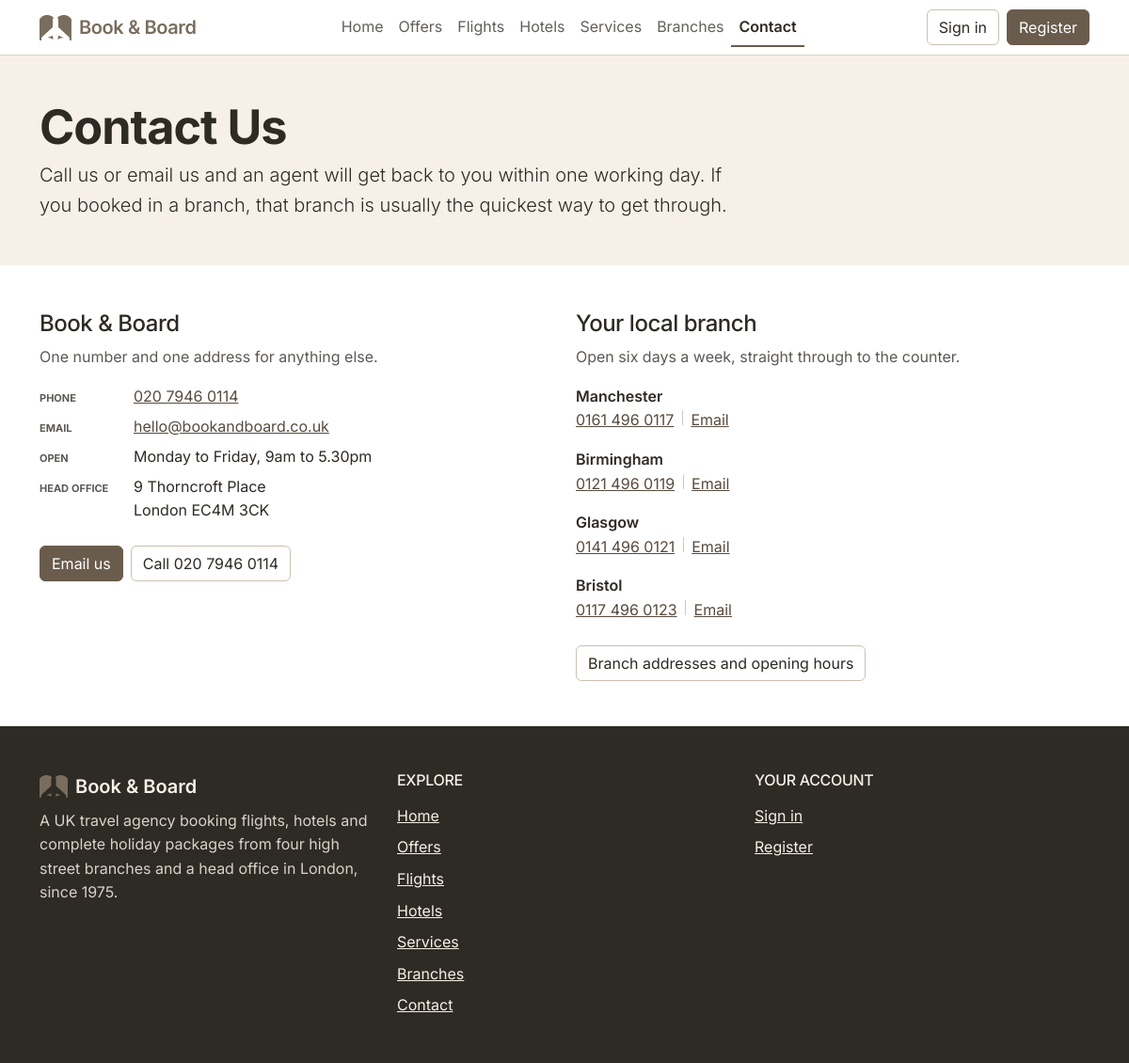
The page /contact.php on the database its author committed.
### tables this page shows
CREATE TABLE IF NOT EXISTS branches (
  id             INT UNSIGNED NOT NULL AUTO_INCREMENT,
  name           VARCHAR(100) NOT NULL,
  location       VARCHAR(150) NOT NULL DEFAULT '',
  street         VARCHAR(150) NOT NULL DEFAULT '',
  area           VARCHAR(150) NOT NULL DEFAULT '',
  phone          VARCHAR(30)  NOT NULL DEFAULT '',
  tel            VARCHAR(30)  NOT NULL DEFAULT '',
  email          VARCHAR(190) NOT NULL DEFAULT '',
  hours          VARCHAR(120) NOT NULL DEFAULT '',
  is_head_office TINYINT(1)   NOT NULL DEFAULT 0,
  created_at     DATETIME     NOT NULL DEFAULT CURRENT_TIMESTAMP,
  PRIMARY KEY (id),
  KEY idx_branches_office (is_head_office, id)
);

### includes/db.php (called while the page is built, shortened)
<?php
function db(): PDO
{
    static $pdo = null;
    if ($pdo === null) {
        $dsn = sprintf('mysql:host=%s;port=%d;dbname=%s;charset=utf8mb4', DB_HOST, DB_PORT, DB_NAME);
        $pdo = new PDO($dsn, DB_USER, DB_PASS, [
            PDO::ATTR_ERRMODE            => PDO::ERRMODE_EXCEPTION,
            PDO::ATTR_DEFAULT_FETCH_MODE => PDO::FETCH_ASSOC,
            PDO::ATTR_EMULATE_PREPARES   => false,
        ]);
    }
    return $pdo;
}
function db_available(): bool
{
    static $available = null;
    if ($available === null) {
        try {
            $available = true;
        } catch (PDOException $e) {
            $available = false;
        }
    }
    return $available;
}
function branch_row(array $row): array
{
    $row['id']           = (int) $row['id'];
    $row['isHeadOffice'] = (bool) $row['isHeadOffice'];
    return $row;
}
function branches_select(string $conditions, array $params = []): array
{
    $statement = db()->prepare(
        'SELECT id, name, location, street, area, phone, tel, email, hours,
                is_head_office AS isHeadOffice
           FROM branches ' . $conditions
    );
    $statement->execute($params);
    return array_map('branch_row', $statement->fetchAll());
}
function branches_public(): array
{
    return branches_select('WHERE is_head_office = 0 ORDER BY id');
}
function branch_head_office(): ?array
{
    return branches_select('WHERE is_head_office = 1 ORDER BY id LIMIT 1')[0] ?? null;
}

### includes/format.php (called while the page is built, shortened)
<?php
function e(string $value): string
{
    return htmlspecialchars($value, ENT_QUOTES, 'UTF-8');
}

### contact.php (the view, shortened to what this page needs)
<?php
$branches = branches_public();
$general  = branch_head_office();
require_once(__DIR__ . '/includes/header.php');
?>
  <section class="bg-body-tertiary py-5">
    <div class="container">
      <div class="col-lg-8">
        <h1>Contact Us</h1>
        <p class="lead mb-0">
          Call us or email us and an agent will get back to you within one working day. If you booked
          in a branch, that branch is usually the quickest way to get through.
        </p>
      </div>
    </div>
  </section>
  <section class="py-5">
    <div class="container">
      <div class="row gx-4 gy-5">
        <div class="col-lg-6">
          <h2 class="h4">Book &amp; Board</h2>
          <?php if (!$general): ?>
            <p class="mb-0">We cannot show our contact details right now. Please try again in a minute.</p>
          <?php else: ?>
          <p class="text-body-secondary">One number and one address for anything else.</p>
          <dl class="detail-list mb-4">
            <dt class="detail-label">Phone</dt>
            <dd><a href="tel:<?= e($general['tel']) ?>"><?= e($general['phone']) ?></a></dd>
            <dt class="detail-label">Email</dt>
            <dd><a href="mailto:<?= e($general['email']) ?>"><?= e($general['email']) ?></a></dd>
            <dt class="detail-label">Open</dt>
            <dd><?= e($general['hours']) ?></dd>
            <dt class="detail-label">Head office</dt>
            <dd>
              <address class="mb-0">
                <?= e($general['street']) ?><br>
                <?= e($general['area']) ?>
              </address>
            </dd>
          </dl>
          <div class="d-grid d-sm-flex gap-2">
            <a class="btn btn-primary" href="mailto:<?= e($general['email']) ?>">Email us</a>
            <a class="btn btn-outline-secondary" href="tel:<?= e($general['tel']) ?>">Call <?= e($general['phone']) ?></a>
          </div>
          <?php endif; ?>
        </div>
        <div class="col-lg-6">
          <h2 class="h4">Your local branch</h2>
          <p class="text-body-secondary">Open six days a week, straight through to the counter.</p>
          <?php if (!$branches): ?>
            <p class="mb-0">We cannot show the branch details right now.</p>
          <?php else: ?>
          <ul class="list-unstyled mb-4">
            <?php foreach ($branches as $branch): ?>
              <li class="mb-3">
                <span class="fw-semibold d-block"><?= e($branch['name']) ?></span>
                <a href="tel:<?= e($branch['tel']) ?>"><?= e($branch['phone']) ?></a>
                <a href="mailto:<?= e($branch['email']) ?>">Email<span class="visually-hidden"> the <?= e($branch['name']) ?> branch</span></a>
              </li>
            <?php endforeach; ?>
          </ul>
          <?php endif; ?>
          <a class="btn btn-outline-secondary" href="branches.php">Branch addresses and opening hours</a>
        </div>
      </div>
    </div>
  </section>
<?php require_once(__DIR__ . '/includes/footer.php'); ?>

### assets/css/theme.css (style rules this page uses)
:root { --brand: #6A5C4D; --brand-logo: #796D5D; --brand-dark: #574B3E; --brand-darker: #4A4034; --ink: #2E2A24; --tint: #F7F0E8; --rule: #D9D2C6; --rule-strong: #C9C0B2; --field-border: #95897A; --accent-ink: #1F4E4A; --ink-wash: rgba(46, 42, 36, 0.14); --focus-ring: 0 0 0 0.25rem rgba(123, 108, 91, 0.35); --bs-body-font-family: "Inter", system-ui, -apple-system, "Segoe UI", sans-serif; --bs-body-line-height: 1.6; --bs-primary-rgb: 106, 92, 77; --bs-dark-rgb: 46, 42, 36; --bs-body-color: var(--ink); --bs-body-color-rgb: 46, 42, 36; --bs-border-color: var(--rule); --bs-light-rgb: 247, 240, 232; --bs-tertiary-bg: var(--tint); --bs-tertiary-bg-rgb: 247, 240, 232; --bs-secondary-color: rgba(46, 42, 36, 0.78); --bs-link-color: var(--brand-dark); --bs-link-color-rgb: 87, 75, 62; --bs-link-hover-color: var(--brand-darker); }
.btn { --bs-btn-focus-shadow-rgb: 123, 108, 91; }
.btn-primary { --bs-btn-bg: var(--brand); --bs-btn-border-color: var(--brand); --bs-btn-hover-bg: var(--brand-dark); --bs-btn-hover-border-color: var(--brand-dark); --bs-btn-active-bg: var(--brand-darker); --bs-btn-active-border-color: var(--brand-darker); --bs-btn-disabled-bg: var(--brand); --bs-btn-disabled-border-color: var(--brand); --bs-btn-disabled-color: #fff; }
.btn-outline-secondary { --bs-btn-color: var(--ink); --bs-btn-border-color: var(--rule-strong); --bs-btn-hover-color: var(--ink); --bs-btn-hover-bg: var(--ink-wash); --bs-btn-hover-border-color: var(--ink); --bs-btn-active-color: var(--bs-body-bg); --bs-btn-active-bg: var(--ink); --bs-btn-active-border-color: var(--ink); --bs-btn-disabled-color: var(--ink); --bs-btn-disabled-border-color: var(--rule-strong); }
h1, h2, h3, .display-4, .navbar-brand .fw-semibold { letter-spacing: -0.02em; }
h1, .display-4 { font-weight: 700; }
h2, h3 { font-weight: 600; }
h1 { font-size: clamp(2.25rem, 1.65rem + 2.2vw, 3.15rem); line-height: 1.1; }
h2 { font-size: clamp(1.65rem, 1.4rem + 1vw, 2.15rem); line-height: 1.15; }
.offer-type, .fare-label, .fare-value, .fare-amount, .detail-label, .table td, .table th { font-variant-numeric: tabular-nums; }
.offer-type, .fare-label, .detail-label { font-size: 0.6875rem; text-transform: uppercase; color: var(--bs-secondary-color); }
.detail-list { display: grid; grid-template-columns: 5.5rem 1fr; gap: 0.4rem 0.75rem; align-items: baseline; }
.detail-list dt { padding-top: 0.15rem; }
.detail-list dd { margin: 0; }
body { min-height: 100dvh; }
[id], a, button, input, select, textarea, summary, [tabindex] { scroll-margin-top: 5rem; }
a[href^="mailto:"], a[href^="tel:"], address { overflow-wrap: anywhere; }

### rows shown on the page
branches: phone "020 7946 0114", email "hello@bookandboard.co.uk", hours "Monday to Friday, 9am to 5.30pm", street "9 Thorncroft Place", area "London EC4M 3CK"
branches: name "Manchester", phone "0161 496 0117"
branches: name "Birmingham", phone "0121 496 0119"
branches: name "Glasgow", phone "0141 496 0121"
branches: name "Bristol", phone "0117 496 0123"

### other values the page prints
$item['label'] "Home"
$item['label'] "Offers"
$item['label'] "Flights"
$item['label'] "Hotels"
$item['label'] "Services"
$item['label'] "Branches"
$item['label'] "Contact"
